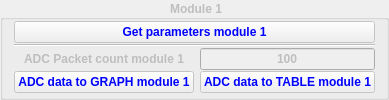
       <widget class="QGroupBox" name="groupBox_Module1">
        <property name="enabled">
         <bool>false</bool>
        </property>
        <property name="styleSheet">
         <string notr="true">font:bold</string>
        </property>
        <property name="title">
         <string>Module 1</string>
        </property>
        <property name="alignment">
         <set>Qt::AlignCenter</set>
        </property>
        <layout class="QGridLayout" name="gridLayout_5">
         <property name="topMargin">
          <number>0</number>
         </property>
         <property name="bottomMargin">
          <number>0</number>
         </property>
         <property name="verticalSpacing">
          <number>0</number>
         </property>
         <item row="2" column="0">
          <widget class="QLabel" name="label_Module1ADCPacketCount">
           <property name="text">
            <string>ADC Packet count module 1</string>
           </property>
           <property name="alignment">
            <set>Qt::AlignCenter</set>
           </property>
          </widget>
         </item>
         <item row="0" column="0" colspan="2">
          <widget class="QPushButton" name="pushButton_GetParametersModule1">
           <property name="styleSheet">
            <string notr="true">color: blue</string>
           </property>
           <property name="text">
            <string>Get parameters module 1</string>
           </property>
          </widget>
         </item>
         <item row="2" column="1">
          <widget class="QLineEdit" name="lineEdit_Module1ADCPacketCount">
           <property name="text">
            <string>100</string>
           </property>
           <property name="alignment">
            <set>Qt::AlignCenter</set>
           </property>
          </widget>
         </item>
         <item row="1" column="0" colspan="2">
          <widget class="Line" name="line">
           <property name="orientation">
            <enum>Qt::Horizontal</enum>
           </property>
          </widget>
         </item>
         <item row="3" column="0">
          <widget class="QPushButton" name="pushButton_Module1ADCToGraph">
           <property name="sizePolicy">
            <sizepolicy hsizetype="Expanding" vsizetype="Fixed">
             <horstretch>0</horstretch>
             <verstretch>0</verstretch>
            </sizepolicy>
           </property>
           <property name="styleSheet">
            <string notr="true">color: blue</string>
           </property>
           <property name="text">
            <string>ADC data to GRAPH module 1</string>
           </property>
          </widget>
         </item>
         <item row="3" column="1">
          <widget class="QPushButton" name="pushButton_Module1ADCToTable">
           <property name="sizePolicy">
            <sizepolicy hsizetype="Expanding" vsizetype="Fixed">
             <horstretch>0</horstretch>
             <verstretch>0</verstretch>
            </sizepolicy>
           </property>
           <property name="styleSheet">
            <string notr="true">color: blue</string>
           </property>
           <property name="text">
            <string>ADC data to TABLE module 1</string>
           </property>
          </widget>
         </item>
        </layout>
       </widget>
